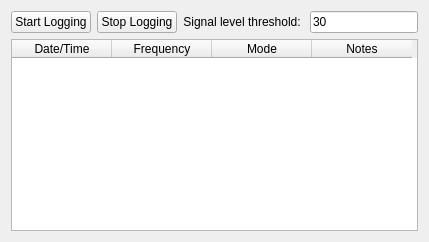
        <widget class="QWidget" name="TabLog">
         <attribute name="title">
          <string>Log/Record</string>
         </attribute>
         <layout class="QVBoxLayout" name="verticalLayout_9">
          <item>
           <layout class="QVBoxLayout" name="verticalLayout_8">
            <item>
             <layout class="QHBoxLayout" name="horizontalLayout_13">
              <item>
               <widget class="QPushButton" name="CmdStartLog">
                <property name="text">
                 <string>Start Logging</string>
                </property>
               </widget>
              </item>
              <item>
               <widget class="QPushButton" name="CmdStopLog">
                <property name="text">
                 <string>Stop Logging</string>
                </property>
               </widget>
              </item>
              <item>
               <widget class="QLabel" name="label_13">
                <property name="sizePolicy">
                 <sizepolicy hsizetype="Expanding" vsizetype="Preferred">
                  <horstretch>0</horstretch>
                  <verstretch>0</verstretch>
                 </sizepolicy>
                </property>
                <property name="text">
                 <string>Signal level threshold: </string>
                </property>
                <property name="alignment">
                 <set>Qt::AlignRight|Qt::AlignTrailing|Qt::AlignVCenter</set>
                </property>
               </widget>
              </item>
              <item>
               <widget class="QLineEdit" name="TxtLogSquelch">
                <property name="maximumSize">
                 <size>
                  <width>150</width>
                  <height>16777215</height>
                 </size>
                </property>
                <property name="text">
                 <string>30</string>
                </property>
               </widget>
              </item>
             </layout>
            </item>
            <item>
             <widget class="QTableWidget" name="LstLogEntries">
              <property name="minimumSize">
               <size>
                <width>0</width>
                <height>0</height>
               </size>
              </property>
              <column>
               <property name="text">
                <string>Date/Time</string>
               </property>
              </column>
              <column>
               <property name="text">
                <string>Frequency</string>
               </property>
              </column>
              <column>
               <property name="text">
                <string>Mode</string>
               </property>
              </column>
              <column>
               <property name="text">
                <string>Notes</string>
               </property>
              </column>
             </widget>
            </item>
           </layout>
          </item>
         </layout>
        </widget>
